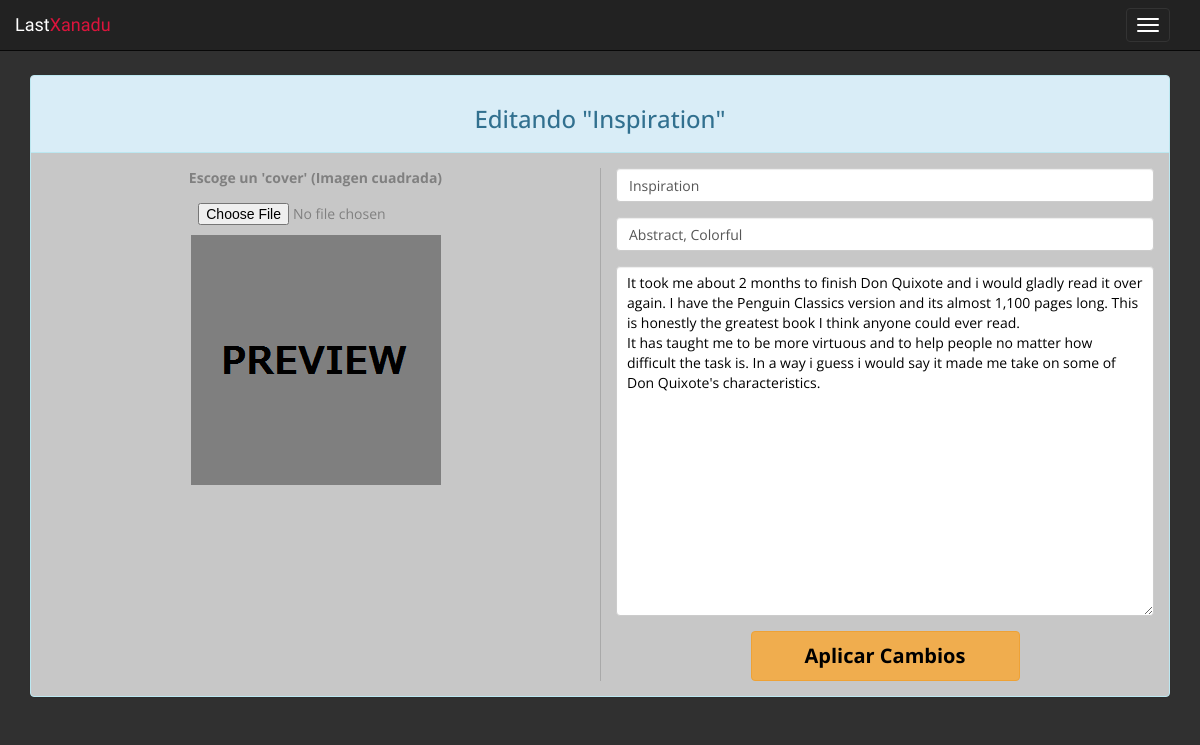
The page /edit_song.php?id=18 (signed in) on the database its author committed.
### tables this page shows
CREATE TABLE IF NOT EXISTS `posts` (
  `post_id` int(11) NOT NULL AUTO_INCREMENT,
  `post_type` enum('Song','Picture') NOT NULL,
  `post_owner` int(11) NOT NULL,
  `post_title` varchar(40) NOT NULL,
  `post_description` varchar(500) NOT NULL,
  `post_tags` varchar(255) NOT NULL,
  `post_song` varchar(255) NOT NULL,
  `post_illust` varchar(255) NOT NULL,
  `post_views` int(11) NOT NULL,
  `post_favourites` int(11) NOT NULL,
  `post_flags` int(11) NOT NULL,
  `post_date` timestamp NOT NULL DEFAULT CURRENT_TIMESTAMP,
  PRIMARY KEY (`post_id`),
  KEY `emisor` (`post_owner`),
  KEY `receptor` (`post_title`)
);

### edit_song.php (the view, shortened to what this page needs)
<?php
require "includes/db.php";
?>
<!DOCTYPE html>
<html lang="es">
<head>
	<?php require "includes/head.php"; ?>
	<link rel="stylesheet" type="text/css" href="css/upload-style.css">
</head>
<body>
	<?php require "includes/navbar.php"; ?>
	<div class="container upload">
		<?php
		$ok = FALSE;
		$post = "";
		if (isset($_GET['id']) && isset($_SESSION['user_id'])) {
			$id=$_GET['id'];
			$q = "SELECT * FROM posts WHERE post_id='$id' LIMIT 1";
			$resultado = $mysqli->query($q);
			if (mysqli_num_rows($resultado) == 1) {
				$post = $resultado->fetch_assoc();
				if ($post['post_owner'] == $_SESSION['user_id']) {
					$ok = TRUE;
				} else {
					echo '
					<div class="row section something-bad">
						<p> No puedes editar un post que no es tuyo </p>
					</div>
					';
				}
			} else {
				echo '
				<div class="row section something-bad">
					<p> No existe un post con el ID asignado </p>
				</div>
				';
			}
		}
		if (isset($_POST['submit']) && $ok === TRUE) {
			$title = $post['post_title'];
			$description = $post['post_description'];
			$tags = $post['post_tags'];
			$path_pic = $post['post_illust'];
			if (isset($_POST['title']) && $_POST['title'] != "") {
				$title = mysqli_real_escape_string($mysqli,stripslashes(htmlspecialchars(trim(strip_tags($_POST['title'])))));
			} else {
				$title = mysqli_real_escape_string($mysqli,stripslashes(htmlspecialchars(trim(strip_tags($post['post_title'])))));
			}
			if (isset($_POST['description']) && $_POST['description'] != "") {
				$description = mysqli_real_escape_string($mysqli,stripslashes(htmlspecialchars(trim(strip_tags($_POST['description'])))));
			} else {
				$description = mysqli_real_escape_string($mysqli,stripslashes(htmlspecialchars(trim(strip_tags($post['post_description'])))));
			}
			if (isset($_POST['tags']) && $_POST['tags'] != "") {
				$tags = mysqli_real_escape_string($mysqli,stripslashes(htmlspecialchars(trim(strip_tags($_POST['tags'])))));
			} else {
				$tags = mysqli_real_escape_string($mysqli,stripslashes(htmlspecialchars(trim(strip_tags($post['post_tags'])))));
			}
			if (isset($_FILES['pic']) && !empty($_FILES["pic"]["name"])) {
				$maxsize = 5297152;
				$permitido = array('image/jpeg', 'image/png');
				if(($_FILES['pic']['size'] >= $maxsize) || ($_FILES["pic"]["size"] == 0)) {
					echo '
					<div class="row section something-bad">
						<p> El tamaño de la imagen escogida sobrepasa el tamaño maximo permitido (5 MB) </p>
						<p> O bien no tiene contenido (0 bytes) </p>
					</div>
					';
				} else {
					$filename = $_FILES['pic']['tmp_name'];
					list($width, $height) = getimagesize($filename);
					$sub = abs($width - $height);
					if ($sub > 10 || $width < 250 || $height < 250){
						echo '
						<div class="row section something-bad">
							<p> La imagen escogida no es un cuadrada </p>
						</div>
						';
					} else {
						if (in_array($_FILES["pic"]["type"], $permitido)) {
							$query = "SELECT * FROM posts ORDER BY post_id DESC LIMIT 1";
							$resultado = $mysqli->query($query) or die ($mysqli->error. " en la línea ".(__LINE__-1));
							$number = $resultado->fetch_assoc();
							if (is_null($number)) {
								$p_id=0;
							} else {
								$p_id=$number["post_id"]+1;
							}
							$info_pic = pathinfo($_FILES["pic"]["name"]);
							$extension_pic = $info_pic["extension"];
							$name_pic = $p_id.".".$extension_pic;
							$path_pic = 'posts/'.$_SESSION["username"].'/music/'.$name_pic;
							if (!is_dir('posts/'.$_SESSION["username"].'/music')) {
								echo "UPS";
								mkdir('posts/'.$_SESSION["username"].'/music', 0777, true);
							}
							move_uploaded_file( $_FILES['pic']['tmp_name'], $path_pic);
						} else {
							echo '
							<div class="row section something-bad">
								<p> La imagen debe ser de formato JPEG o PNG </p>
							</div>
							';
						}
					}
				}
			}
			echo $path_pic;
			$q = "UPDATE posts SET post_title='$title', post_description='$description', post_tags='$tags', post_illust='$path_pic'
			WHERE post_id='".$post['post_id']."'";
			if ($mysqli->query($q) === TRUE) {
				echo '
				<div class="row section something-bad">
					<p> La cancion se ha modificado exitosamente! </p>
				</div>
				';
				echo $path_pic;
				header("Location: song.php?id=".$post['post_id']."");
			} else {
				echo '
				<div class="row section something-bad">
					<p> La cancion no se ha podido guardar 11 </p>
					<p> Por favor, intentalo de nuevo </p>
				</div>
				';
			}
		} elseif($ok === TRUE) {
			?>
			<div class="row">
				<form  class="form-horizontal" enctype="multipart/form-data" method="post" <?php echo 'action="'.$_SERVER['PHP_SELF'].'?id='.$post["post_id"].'"'; ?>>
					<div class="col-md-12">
						<div class="panel panel-info">
							<div class="panel-heading">
								<h3>Editando "<?php echo $post['post_title'] ?>"</h3>
							</div>
							<div class="panel-body">
								<div class="row">
									<div class="col-md-6 previsualizacion">
										<div class="col-lg-12">
											<div class="form-group">
												<div class="col-md-12">
													<label for="cover">Escoge un 'cover' (Imagen cuadrada)</label>
													<div class="new-input">
														<input id="cover" type="file" name="pic" accept="image/*" onchange="previewFile()">
													</div>
												</div>
												<div class="row section">
													<div class="col-lg-12">
														<img id="preview" class="img-responsive preview" src="img/preview.png" alt="Tu Ilustración"/>
													</div>
												</div>
											</div>
										</div>
									</div>
									<div class="col-md-6 left-side">
										<div class="form-group">
											<div class="col-md-12">
												<input class="form-control" type="text" id="Titulo" name="title" placeholder="Nuevo Titulo" maxlength="30" <?php echo 'value="'.$post['post_title'].'"'; ?>>
											</div>
										</div>
										<div class="form-group">
											<div class="col-md-12">
												<input class="form-control" type="text" id="tags" name="tags" placeholder="Nuevas Etiquetas" <?php echo 'value="'.$post['post_tags'].'"'; ?>>
											</div>
										</div>
										<div class="form-group">
											<div class="col-md-12">
												<textarea class="form-control" id="descBox" name="description" placeholder="Nueva Descripción" maxlength="500"><?php echo $post['post_description']; ?></textarea>
											</div>
										</div>
										<div class="row">
											<div class="col-lg-12">
												<div >
													<input class="btn btn-warning submitButton" type="submit" name="submit" value="Aplicar Cambios">
												</div>
											</div>
										</div>
									</div>
								</div>
							</div>
						</div>
					</div>
				</form>
			</div>
			<?php
		} ?>
	</div>
</body>
</html>

### css/body-style.css (style rules this page uses)
body { margin-top:75px; background: url('../img/silkbrush8.png'); background-repeat: no-repeat; background-color: #303030; background-attachment: fixed; color: white; }
.section { margin-top: 20px; margin-bottom: 20px; }

### css/upload-style.css (style rules this page uses)
.upload { text-align: center; font-family: 'Open Sans', sans-serif; }
#descBox { height: 350px; color: black; padding-right: 10px; padding-left: 10px; }
.previsualizacion { margin-bottom: 20px; }
.submitButton { font-weight: bold; color: black; font-size: 20px; width: 50%; height: 50px; }
.preview { max-height: 300px; max-width: 100%; margin: auto; }
.form-control { width: 100%; }
.panel-info { background-color: rgba(238, 238, 238, 0.8); }
.panel-body { color: gray; }
.new-input { margin: auto; width: 50%; padding: 10px; }
.section div { text-align: center; }
.left-side { border-left: 1px solid darkgray; }

### rows shown on the page
posts: post_title "Inspiration", title "Inspiration", tags "Abstract, Colorful", description "It took me about 2 months to finish Don Quixote and i would gladly read it over again. I have the Penguin Classics version and its almost 1,100 pages long. This is honestly the greatest book I think anyone could ever read. It has taught me to be more virtuous and to help people no matter how difficult the task is. In a way i guess i would say it made me take on some of Don Quixote's characteristics."
